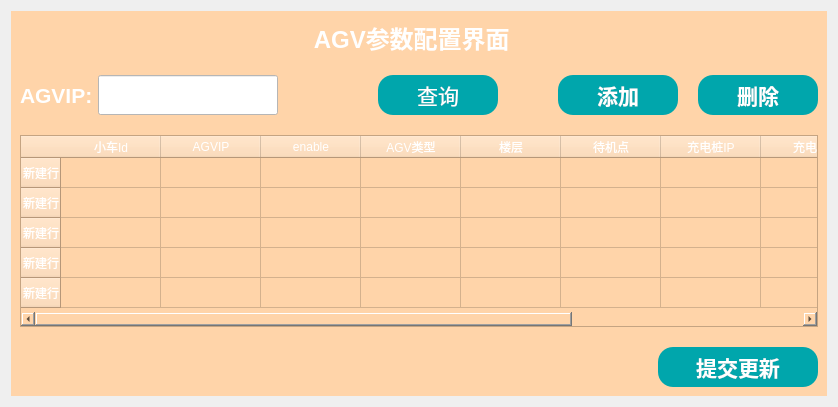
     <widget class="QWidget" name="tab_2">
      <attribute name="title">
       <string> AGV参数 </string>
      </attribute>
      <layout class="QGridLayout" name="gridLayout_2">
       <item row="0" column="0">
        <widget class="QWidget" name="widget_9" native="true">
         <property name="styleSheet">
          <string notr="true">background-color: rgb(255, 212, 169);</string>
         </property>
         <layout class="QGridLayout" name="gridLayout_15">
          <item row="0" column="0">
           <layout class="QVBoxLayout" name="verticalLayout_15" stretch="1,1,10,1">
            <property name="spacing">
             <number>20</number>
            </property>
            <item>
             <layout class="QHBoxLayout" name="horizontalLayout_48">
              <item>
               <spacer name="horizontalSpacer_26">
                <property name="orientation">
                 <enum>Qt::Horizontal</enum>
                </property>
                <property name="sizeHint" stdset="0">
                 <size>
                  <width>40</width>
                  <height>20</height>
                 </size>
                </property>
               </spacer>
              </item>
              <item>
               <widget class="QLabel" name="label_23">
                <property name="maximumSize">
                 <size>
                  <width>16777215</width>
                  <height>45</height>
                 </size>
                </property>
                <property name="font">
                 <font>
                  <pointsize>18</pointsize>
                  <weight>75</weight>
                  <bold>true</bold>
                 </font>
                </property>
                <property name="styleSheet">
                 <string notr="true">color:#ffffff</string>
                </property>
                <property name="text">
                 <string> AGV参数配置界面   </string>
                </property>
               </widget>
              </item>
              <item>
               <spacer name="horizontalSpacer_27">
                <property name="orientation">
                 <enum>Qt::Horizontal</enum>
                </property>
                <property name="sizeHint" stdset="0">
                 <size>
                  <width>40</width>
                  <height>20</height>
                 </size>
                </property>
               </spacer>
              </item>
             </layout>
            </item>
            <item>
             <layout class="QHBoxLayout" name="horizontalLayout_49">
              <item>
               <layout class="QHBoxLayout" name="horizontalLayout_51" stretch="3,1">
                <property name="spacing">
                 <number>100</number>
                </property>
                <item>
                 <layout class="QHBoxLayout" name="horizontalLayout_57">
                  <property name="spacing">
                   <number>5</number>
                  </property>
                  <item>
                   <widget class="QLabel" name="label_69">
                    <property name="font">
                     <font>
                      <pointsize>16</pointsize>
                      <weight>75</weight>
                      <bold>true</bold>
                     </font>
                    </property>
                    <property name="styleSheet">
                     <string notr="true">color: white;  
</string>
                    </property>
                    <property name="text">
                     <string>AGVIP:</string>
                    </property>
                   </widget>
                  </item>
                  <item>
                   <widget class="QLineEdit" name="AGVIP">
                    <property name="sizePolicy">
                     <sizepolicy hsizetype="Expanding" vsizetype="Preferred">
                      <horstretch>0</horstretch>
                      <verstretch>0</verstretch>
                     </sizepolicy>
                    </property>
                    <property name="minimumSize">
                     <size>
                      <width>180</width>
                      <height>30</height>
                     </size>
                    </property>
                    <property name="maximumSize">
                     <size>
                      <width>16777215</width>
                      <height>40</height>
                     </size>
                    </property>
                    <property name="font">
                     <font>
                      <pointsize>12</pointsize>
                     </font>
                    </property>
                    <property name="styleSheet">
                     <string notr="true">background-color: rgb(255, 255, 255);</string>
                    </property>
                    <property name="text">
                     <string/>
                    </property>
                    <property name="placeholderText">
                     <string/>
                    </property>
                   </widget>
                  </item>
                 </layout>
                </item>
                <item>
                 <widget class="QPushButton" name="query_agvip">
                  <property name="sizePolicy">
                   <sizepolicy hsizetype="Preferred" vsizetype="Preferred">
                    <horstretch>0</horstretch>
                    <verstretch>0</verstretch>
                   </sizepolicy>
                  </property>
                  <property name="minimumSize">
                   <size>
                    <width>120</width>
                    <height>40</height>
                   </size>
                  </property>
                  <property name="maximumSize">
                   <size>
                    <width>120</width>
                    <height>40</height>
                   </size>
                  </property>
                  <property name="font">
                   <font>
                    <pointsize>16</pointsize>
                   </font>
                  </property>
                  <property name="styleSheet">
                   <string notr="true">color: white;  
border: 2px groove gray;
border-radius:15px;border:none;
background-color: rgb(0, 166, 172);</string>
                  </property>
                  <property name="text">
                   <string>查询</string>
                  </property>
                 </widget>
                </item>
               </layout>
              </item>
              <item>
               <spacer name="horizontalSpacer_28">
                <property name="orientation">
                 <enum>Qt::Horizontal</enum>
                </property>
                <property name="sizeHint" stdset="0">
                 <size>
                  <width>40</width>
                  <height>20</height>
                 </size>
                </property>
               </spacer>
              </item>
              <item>
               <layout class="QHBoxLayout" name="horizontalLayout_52">
                <property name="spacing">
                 <number>20</number>
                </property>
                <item>
                 <widget class="QPushButton" name="add_agvip">
                  <property name="sizePolicy">
                   <sizepolicy hsizetype="Preferred" vsizetype="Preferred">
                    <horstretch>0</horstretch>
                    <verstretch>0</verstretch>
                   </sizepolicy>
                  </property>
                  <property name="minimumSize">
                   <size>
                    <width>120</width>
                    <height>40</height>
                   </size>
                  </property>
                  <property name="maximumSize">
                   <size>
                    <width>16777215</width>
                    <height>45</height>
                   </size>
                  </property>
                  <property name="font">
                   <font>
                    <pointsize>16</pointsize>
                    <weight>75</weight>
                    <bold>true</bold>
                   </font>
                  </property>
                  <property name="styleSheet">
                   <string notr="true">color: white;  
border: 2px groove gray;
border-radius:15px;border:none;
background-color: rgb(0, 166, 172);</string>
                  </property>
                  <property name="text">
                   <string>添加</string>
                  </property>
                 </widget>
                </item>
                <item>
                 <widget class="QPushButton" name="delete_agvip">
                  <property name="sizePolicy">
                   <sizepolicy hsizetype="Preferred" vsizetype="Preferred">
                    <horstretch>0</horstretch>
                    <verstretch>0</verstretch>
                   </sizepolicy>
                  </property>
                  <property name="minimumSize">
                   <size>
                    <width>120</width>
                    <height>0</height>
                   </size>
                  </property>
                  <property name="maximumSize">
                   <size>
                    <width>16777215</width>
                    <height>45</height>
                   </size>
                  </property>
                  <property name="font">
                   <font>
                    <pointsize>16</pointsize>
                    <weight>75</weight>
                    <bold>true</bold>
                   </font>
                  </property>
                  <property name="styleSheet">
                   <string notr="true">color: white;  
border: 2px groove gray;
border-radius:15px;border:none;
background-color: rgb(0, 166, 172);</string>
                  </property>
                  <property name="text">
                   <string>删除</string>
                  </property>
                 </widget>
                </item>
               </layout>
              </item>
             </layout>
            </item>
            <item>
             <widget class="QTableWidget" name="tableWidget_agv">
              <property name="font">
               <font>
                <pointsize>12</pointsize>
               </font>
              </property>
              <property name="styleSheet">
               <string notr="true">color:#ffffff</string>
              </property>
              <row>
               <property name="text">
                <string>新建行</string>
               </property>
              </row>
              <row>
               <property name="text">
                <string>新建行</string>
               </property>
              </row>
              <row>
               <property name="text">
                <string>新建行</string>
               </property>
              </row>
              <row>
               <property name="text">
                <string>新建行</string>
               </property>
              </row>
              <row>
               <property name="text">
                <string>新建行</string>
               </property>
              </row>
              <column>
               <property name="text">
                <string>小车Id</string>
               </property>
              </column>
              <column>
               <property name="text">
                <string>AGVIP</string>
               </property>
              </column>
              <column>
               <property name="text">
                <string>enable</string>
               </property>
              </column>
              <column>
               <property name="text">
                <string>AGV类型</string>
               </property>
              </column>
              <column>
               <property name="text">
                <string>楼层</string>
               </property>
              </column>
              <column>
               <property name="text">
                <string>待机点</string>
               </property>
              </column>
              <column>
               <property name="text">
                <string>充电桩IP</string>
               </property>
              </column>
              <column>
               <property name="text">
                <string>充电点</string>
               </property>
              </column>
              <column>
               <property name="text">
                <string>充电调整点</string>
               </property>
              </column>
              <column>
               <property name="text">
                <string>充电角度</string>
               </property>
              </column>
             </widget>
            </item>
            <item>
             <layout class="QHBoxLayout" name="horizontalLayout_53" stretch="10,1">
              <property name="spacing">
               <number>10</number>
              </property>
              <item>
               <spacer name="horizontalSpacer_29">
                <property name="orientation">
                 <enum>Qt::Horizontal</enum>
                </property>
                <property name="sizeHint" stdset="0">
                 <size>
                  <width>40</width>
                  <height>20</height>
                 </size>
                </property>
               </spacer>
              </item>
              <item>
               <layout class="QHBoxLayout" name="horizontalLayout_54" stretch="0">
                <property name="spacing">
                 <number>20</number>
                </property>
                <item>
                 <widget class="QPushButton" name="update_agvip">
                  <property name="sizePolicy">
                   <sizepolicy hsizetype="Preferred" vsizetype="Preferred">
                    <horstretch>0</horstretch>
                    <verstretch>0</verstretch>
                   </sizepolicy>
                  </property>
                  <property name="minimumSize">
                   <size>
                    <width>160</width>
                    <height>40</height>
                   </size>
                  </property>
                  <property name="maximumSize">
                   <size>
                    <width>16777215</width>
                    <height>45</height>
                   </size>
                  </property>
                  <property name="font">
                   <font>
                    <pointsize>16</pointsize>
                    <weight>75</weight>
                    <bold>true</bold>
                   </font>
                  </property>
                  <property name="styleSheet">
                   <string notr="true">color: white;  
border: 2px groove gray;
border-radius:15px;border:none;
background-color: rgb(0, 166, 172);</string>
                  </property>
                  <property name="text">
                   <string>提交更新</string>
                  </property>
                 </widget>
                </item>
               </layout>
              </item>
             </layout>
            </item>
           </layout>
          </item>
         </layout>
        </widget>
       </item>
      </layout>
     </widget>
